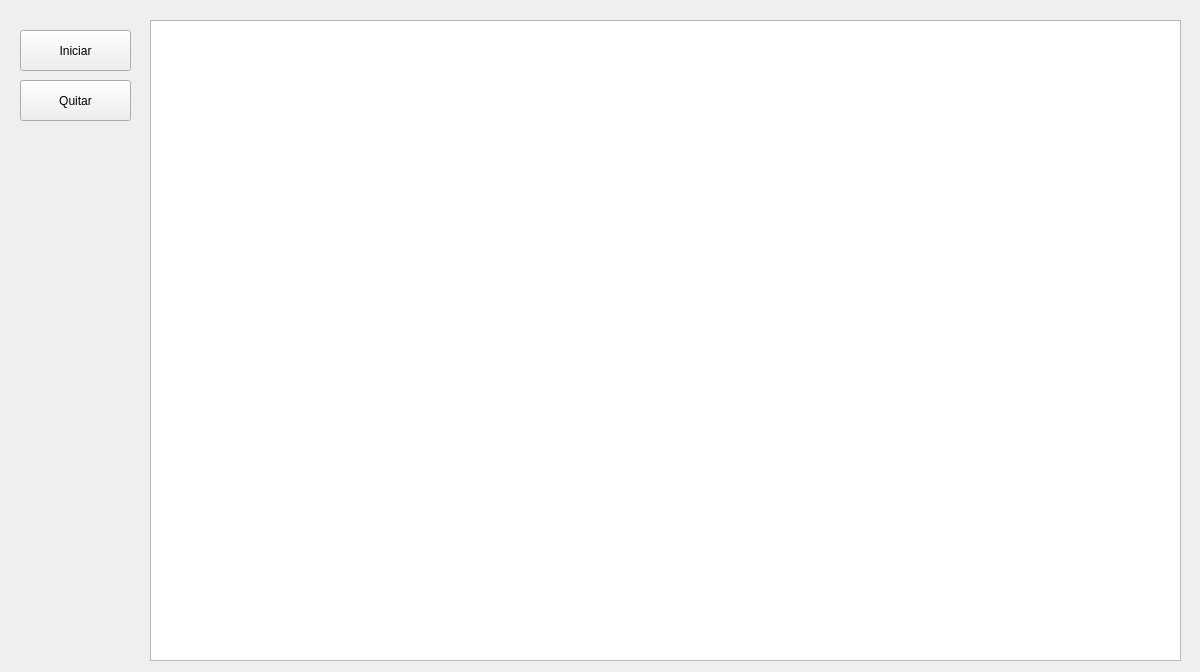
<?xml version="1.0" encoding="UTF-8"?>
<ui version="4.0">
 <class>MainWindow</class>
 <widget class="QMainWindow" name="MainWindow">
  <property name="geometry">
   <rect>
    <x>0</x>
    <y>0</y>
    <width>1200</width>
    <height>672</height>
   </rect>
  </property>
  <property name="windowTitle">
   <string>MainWindow</string>
  </property>
  <widget class="QWidget" name="centralwidget">
   <widget class="QPushButton" name="pushButton">
    <property name="geometry">
     <rect>
      <x>20</x>
      <y>30</y>
      <width>111</width>
      <height>41</height>
     </rect>
    </property>
    <property name="text">
     <string>Iniciar</string>
    </property>
   </widget>
   <widget class="QPushButton" name="pushButton_2">
    <property name="geometry">
     <rect>
      <x>20</x>
      <y>80</y>
      <width>111</width>
      <height>41</height>
     </rect>
    </property>
    <property name="text">
     <string>Quitar</string>
    </property>
   </widget>
   <widget class="QGraphicsView" name="graphicsView">
    <property name="geometry">
     <rect>
      <x>150</x>
      <y>20</y>
      <width>1031</width>
      <height>641</height>
     </rect>
    </property>
   </widget>
   <zorder>graphicsView</zorder>
   <zorder>pushButton</zorder>
   <zorder>pushButton_2</zorder>
  </widget>
  <action name="actionIniciar">
   <property name="text">
    <string>Iniciar</string>
   </property>
  </action>
  <action name="actionQuitar">
   <property name="text">
    <string>Quitar</string>
   </property>
  </action>
 </widget>
 <resources/>
 <connections/>
</ui>
